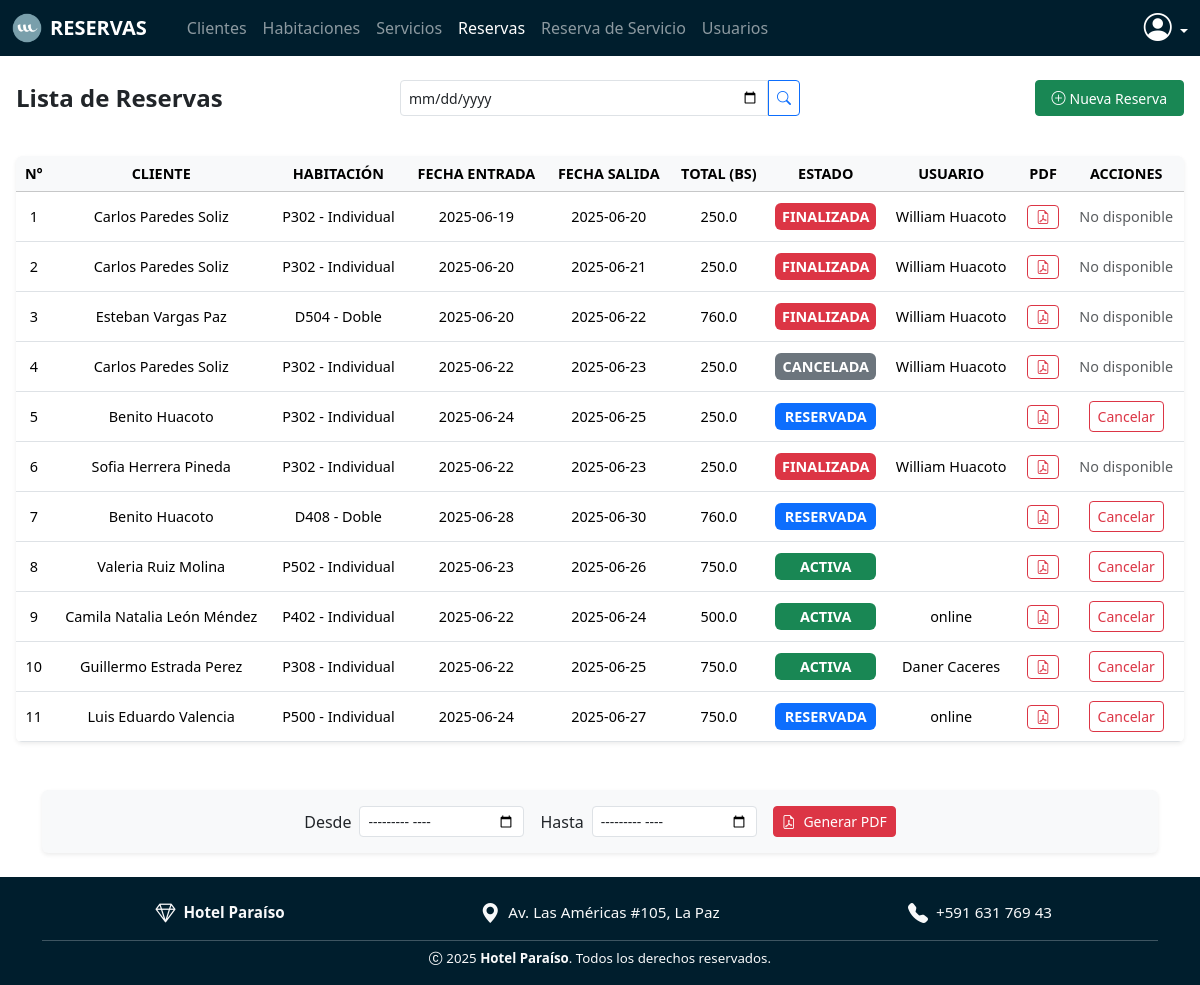
The app's page /reservas/ (signed in) with its own data.
### models/reserva_model.py (models this page shows, shortened)
class Reserva(db.Model):
    __tablename__ = 'reservas'
    id = db.Column(db.Integer, primary_key=True)
    cliente_id = db.Column(db.Integer, db.ForeignKey('clientes.id'), nullable=False)
    habitacion_id = db.Column(db.Integer, db.ForeignKey('habitaciones.id'), nullable=False)
    fecha_entrada = db.Column(db.Date, nullable=False)
    fecha_salida = db.Column(db.Date, nullable=False)
    estado = db.Column(db.String(20), nullable=False)
    total = db.Column(db.Float, nullable=False)
    usuario_id = db.Column(db.Integer, db.ForeignKey('usuarios.id'), nullable=False)  # CAMBIADO
    cliente = db.relationship('Cliente', back_populates='reservas')
    habitacion = db.relationship('Habitacion', back_populates='reservas')
    usuario = db.relationship('Usuario')  # NUEVA RELACIÓN
    res_servicios = db.relationship('ReservaServicio', back_populates='reserva', cascade="all, delete-orphan")
    @staticmethod
    def get_all():
        return Reserva.query.all()
    def delete(self):
        db.session.delete(self)
        db.session.commit()
    @staticmethod
    def actualizar_estados():
        hoy = date.today()
        reservas = Reserva.get_all()
        for reserva in reservas:
            if reserva.fecha_entrada == hoy and reserva.estado == 'RESERVADA':
                reserva.estado = 'ACTIVA'
                habitacion = Habitacion.get_by_id(reserva.habitacion_id)
                habitacion.estado = 'Ocupado'
                habitacion.save()
                reserva.save()
            elif reserva.fecha_salida == hoy and reserva.estado in ['RESERVADA', 'ACTIVA']:
                reserva.estado = 'FINALIZADA'
                habitacion = Habitacion.get_by_id(reserva.habitacion_id)
                habitacion.estado = 'Disponible'
                habitacion.save()
                reserva.save()

### models/cliente_model.py (models this page shows, shortened)
class Cliente(db.Model, UserMixin):
    __tablename__ = 'clientes'
    id = db.Column(db.Integer, primary_key=True)
    nombre = db.Column(db.String(150), nullable=False)
    documento = db.Column(db.String(50), unique=True, nullable=False)
    correo = db.Column(db.String(100), nullable=True)
    telefono = db.Column(db.String(20), nullable=True)
    reservas = db.relationship('Reserva', back_populates='cliente')
    @staticmethod
    def get_all():
        return Cliente.query.all()

### models/habitacion_model.py (models this page shows, shortened)
class Habitacion(db.Model):
    __tablename__ = 'habitaciones'
    id = db.Column(db.Integer, primary_key=True)
    numero = db.Column(db.String(10), nullable=False, unique=True)
    tipo = db.Column(db.String(50), nullable=False)  # Ej: "Simple", "Doble", "Suite"
    precio = db.Column(db.Float(11,2), nullable=False)
    estado = db.Column(db.String(20), nullable=False, default='Disponible')  # Ej: Disponible, Ocupada, Mantenimiento
    reservas = db.relationship('Reserva', back_populates='habitacion')
    @staticmethod
    def get_all():
        return Habitacion.query.all()

### models/usuario_model.py (models this page shows, shortened)
class Usuario(db.Model,UserMixin):
    __tablename__ = 'usuarios'
    id = db.Column(db.Integer, primary_key=True)
    nombre = db.Column(db.String(80), nullable=False)
    username = db.Column(db.String(20), nullable=False, unique=True)
    password = db.Column(db.String, nullable=False)
    rol = db.Column(db.String(20), nullable=False)

### controllers/reserva_controller.py (the view)
@reserva_bp.route('/')
@login_required
def index():
    Reserva.actualizar_estados()
    habitaciones = Habitacion.get_all()
    if hasattr(current_user, 'rol'):  # Usuario interno
        reservas = Reserva.get_all()
    else:  # Cliente
        reservas = Reserva.query.filter_by(cliente_id=current_user.id).all()
    clientes = Cliente.get_all()
    return reserva_view.list(reservas, clientes, habitaciones)

### run.py (called while the page is built)
@login_manager.user_loader
def load_user(user_id):
    tipo = session.get('tipo_usuario')  # puede ser 'cliente' o 'usuario'
    if tipo == 'cliente':
        return Cliente.query.get(int(user_id))
    elif tipo == 'usuario':
        return Usuario.query.get(int(user_id))
    return None

@app.context_processor
def inject_user_or_client():
    from flask_login import current_user
    if current_user.is_authenticated:
        if hasattr(current_user, 'rol'):
            return dict(usuario=current_user, cliente=None)
        else:
            return dict(usuario=None, cliente=current_user)
    return dict(usuario=None, cliente=None)

@app.context_processor
def inject_active_path():
    def is_active(path):
        return 'active' if request.path == path else ''
    return dict(is_active=is_active)

### views/reserva_view.py (called while the page is built)
def list(reservas,clientes,habitaciones):
    return render_template("reservas/index.html", reservas=reservas,clientes=clientes,habitaciones=habitaciones)

### templates/reservas/index.html (shortened to what this page needs)
{% extends 'sistema.html' %}
{% block content %}
<div class="mb-4 mt-3">
  <div class="row align-items-center gy-2">
    <div class="col-12 col-md-3 text-center text-md-start">
      <h4 class="fw-bold text-dark fs-4 mb-0">Lista de Reservas</h4>
    </div>
    <div class="col-12 col-md-6 d-flex justify-content-center mt-4 ">
      <form action="{{ url_for('reserva.filtrar_por_fecha') }}" method="GET" class="d-flex w-100 me-4 ms-4" style="max-width: 400px;">
        <input type="date" name="fecha" class="form-control form-control-sm rounded-end-0" required style="height: 36px;">
        <button type="submit" class="btn btn-outline-primary btn-sm rounded-start-0" style="height: 36px;">
          <i class="bi bi-search"></i>
        </button>
      </form>
    </div>
    <div class="col-12 col-md-3 d-flex justify-content-center justify-content-md-end">
      <a href="{{ url_for('reserva.create') }}" class="btn btn-success btn-sm px-3 py-1.5 d-flex align-items-center" style="height: 36px;">
        <i class="bi bi-plus-circle me-1"></i> Nueva Reserva
      </a>
    </div>
  </div>
</div>
<div class="table-responsive rounded shadow-sm mb-5">
  <table class="table table-hover align-middle text-center mb-0" style="font-size: 0.9rem;">
    <thead class="table-light text-dark fw-semibold text-uppercase">
      <tr class="text-nowrap">
        <th>N°</th>
        <th>Cliente</th>
        <th>Habitación</th>
        <th>Fecha Entrada</th>
        <th>Fecha Salida</th>
        <th>Total (Bs)</th>
        <th>Estado</th>
        {% if current_user.rol in ['administrador', 'recepcionista'] %}
        <th class="text-nowrap">Usuario</th>
        {% endif %}
        <th>PDF</th>
        <th>Acciones</th>
      </tr>
    </thead>
    <tbody>
      {% for reserva in reservas %}
      <tr class="text-nowrap {% if reserva.estado == 'CANCELADA' %} bg-danger  {% endif %}" style="height: 50px;">
        <td>{{ reserva.id }}</td>
        <td>{{ reserva.cliente.nombre }}</td>
        <td>{{ reserva.habitacion.numero }} - {{ reserva.habitacion.tipo }}</td>
        <td>{{ reserva.fecha_entrada }}</td>
        <td>{{ reserva.fecha_salida }}</td>
        <td>{{ reserva.total }}</td>
        <td>
          <span class="d-inline-block w-100 py-1 px-1 rounded text-white fw-semibold
            {% if reserva.estado == 'RESERVADA' %}bg-primary
            {% elif reserva.estado == 'ACTIVA' %}bg-success
            {% elif reserva.estado == 'CANCELADA' %}bg-secondary
            {% elif reserva.estado == 'FINALIZADA' %}bg-danger{% endif %}">
            {{ reserva.estado }}
          </span>
        </td>
        {% if current_user.rol in ['administrador', 'recepcionista'] %}
        <td>{{ reserva.usuario.nombre }}</td>
        {% endif %}
        <td>
          <a href="{{ url_for('reserva.generar_pdf', id=reserva.id) }}" class="btn btn-sm btn-outline-danger"
            target="_blank">
            <i class="bi bi-file-earmark-pdf"></i>
          </a>
        </td>
        <td>
          {% if reserva.estado not in ['FINALIZADA', 'CANCELADA'] %}
          <a href="{{ url_for('reserva.cancelar', id=reserva.id) }}" class="btn btn-sm btn-outline-danger"
            onclick="return confirm('¿Deseas cancelar esta reserva?');">
            Cancelar
          </a>
          {% else %}
          <span class="text-muted">No disponible</span>
          {% endif %}
        </td>
      </tr>
      {% endfor %}
    </tbody>
  </table>
</div>
{% if usuario and usuario.rol == 'administrador' %}
<div class="container mt-3 mb-4">
  <form action="{{ url_for('reserva.reporte_pdf_rango') }}" method="POST" target="_blank"
        class="bg-light rounded p-3 shadow-sm d-flex flex-column flex-md-row align-items-center justify-content-center gap-3">
    <div class="d-flex align-items-center">
      <label for="mes_inicio" class="mb-0 me-2">Desde</label>
      <input type="month" id="mes_inicio" name="mes_inicio" class="form-control form-control-sm" required>
    </div>
    <div class="d-flex align-items-center">
      <label for="mes_fin" class="mb-0 me-2">Hasta</label>
      <input type="month" id="mes_fin" name="mes_fin" class="form-control form-control-sm" required>
    </div>
    <div>
      <button type="submit" class="btn btn-danger btn-sm">
        <i class="bi bi-file-earmark-pdf me-1"></i> Generar PDF
      </button>
    </div>
  </form>
</div>
{% endif %}
{% endblock %}

### static/style.css (style rules this page uses)
html, body { height: 100%; margin: 0; overflow: hidden; }

### records on screen
Reserva: id "1", cliente.nombre "Carlos Paredes Soliz", habitacion.numero "P302", habitacion.tipo "Individual", fecha_entrada "2025-06-19", fecha_salida "2025-06-20", total "250.0", estado "FINALIZADA", usuario.nombre "William Huacoto", shows "No disponible"
Reserva: id "2", cliente.nombre "Carlos Paredes Soliz", habitacion.numero "P302", habitacion.tipo "Individual", fecha_entrada "2025-06-20", fecha_salida "2025-06-21", total "250.0", estado "FINALIZADA", usuario.nombre "William Huacoto", shows "No disponible"
Reserva: id "3", cliente.nombre "Esteban Vargas Paz", habitacion.numero "D504", habitacion.tipo "Doble", fecha_entrada "2025-06-20", fecha_salida "2025-06-22", total "760.0", estado "FINALIZADA", usuario.nombre "William Huacoto", shows "No disponible"
Reserva: id "4", cliente.nombre "Carlos Paredes Soliz", habitacion.numero "P302", habitacion.tipo "Individual", fecha_entrada "2025-06-22", fecha_salida "2025-06-23", total "250.0", estado "CANCELADA", usuario.nombre "William Huacoto", shows "No disponible"
Reserva: id "5", cliente.nombre "Benito Huacoto", habitacion.numero "P302", habitacion.tipo "Individual", fecha_entrada "2025-06-24", fecha_salida "2025-06-25", total "250.0", estado "RESERVADA"
Reserva: id "6", cliente.nombre "Sofia Herrera Pineda", habitacion.numero "P302", habitacion.tipo "Individual", fecha_entrada "2025-06-22", fecha_salida "2025-06-23", total "250.0", estado "FINALIZADA", usuario.nombre "William Huacoto", shows "No disponible"
Reserva: id "7", cliente.nombre "Benito Huacoto", habitacion.numero "D408", habitacion.tipo "Doble", fecha_entrada "2025-06-28", fecha_salida "2025-06-30", total "760.0", estado "RESERVADA"
Reserva: id "8", cliente.nombre "Valeria Ruiz Molina", habitacion.numero "P502", habitacion.tipo "Individual", fecha_entrada "2025-06-23", fecha_salida "2025-06-26", total "750.0", estado "ACTIVA"
Reserva: id "9", cliente.nombre "Camila Natalia León Méndez", habitacion.numero "P402", habitacion.tipo "Individual", fecha_entrada "2025-06-22", fecha_salida "2025-06-24", total "500.0", estado "ACTIVA", usuario.nombre "online"
Reserva: id "10", cliente.nombre "Guillermo Estrada Perez", habitacion.numero "P308", habitacion.tipo "Individual", fecha_entrada "2025-06-22", fecha_salida "2025-06-25", total "750.0", estado "ACTIVA", usuario.nombre "Daner Caceres"
Reserva: id "11", cliente.nombre "Luis Eduardo Valencia", habitacion.numero "P500", habitacion.tipo "Individual", fecha_entrada "2025-06-24", fecha_salida "2025-06-27", total "750.0", estado "RESERVADA", usuario.nombre "online"
